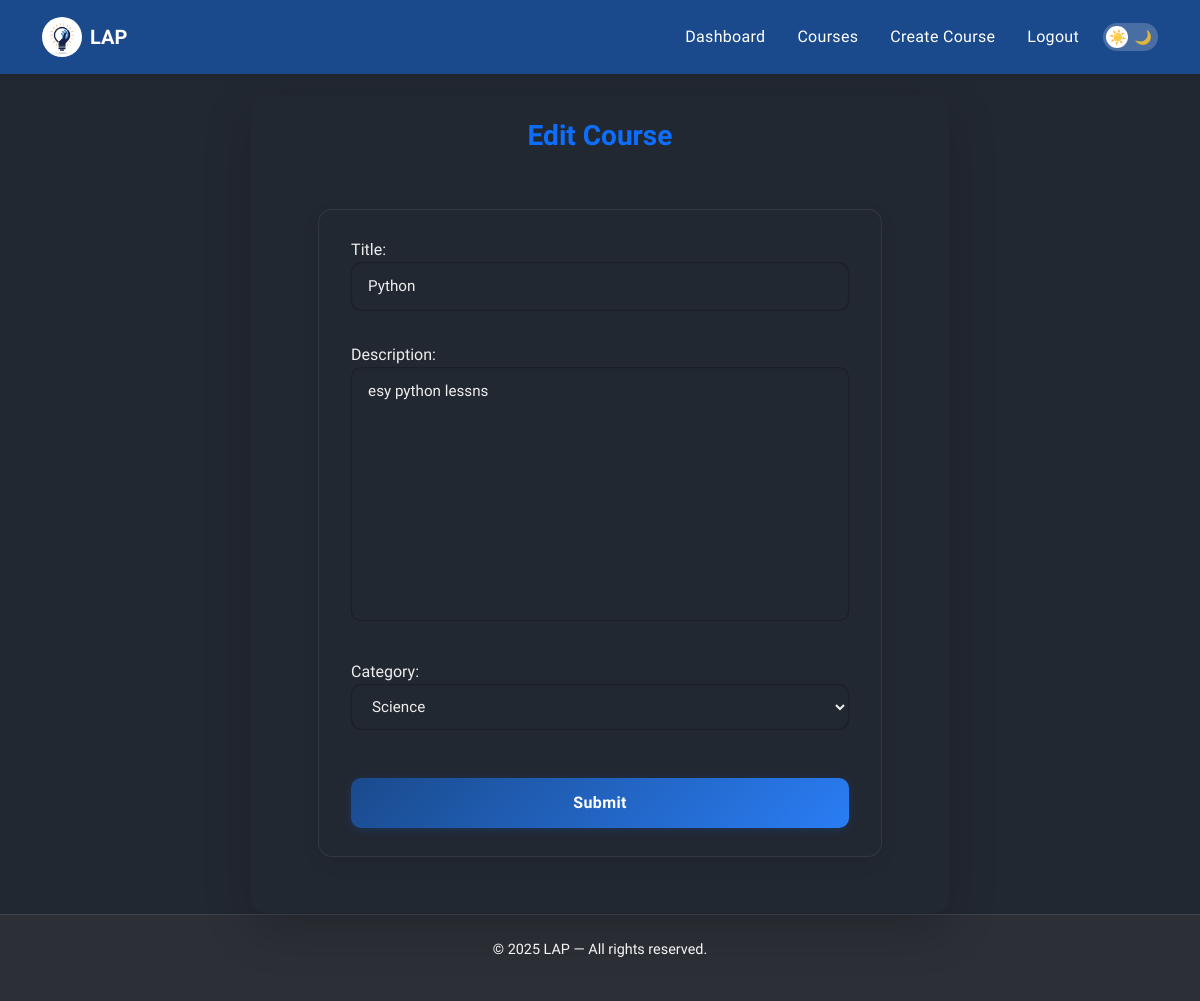
The page /courses/courses/2/edit/ (signed in) on the database as committed earlier.
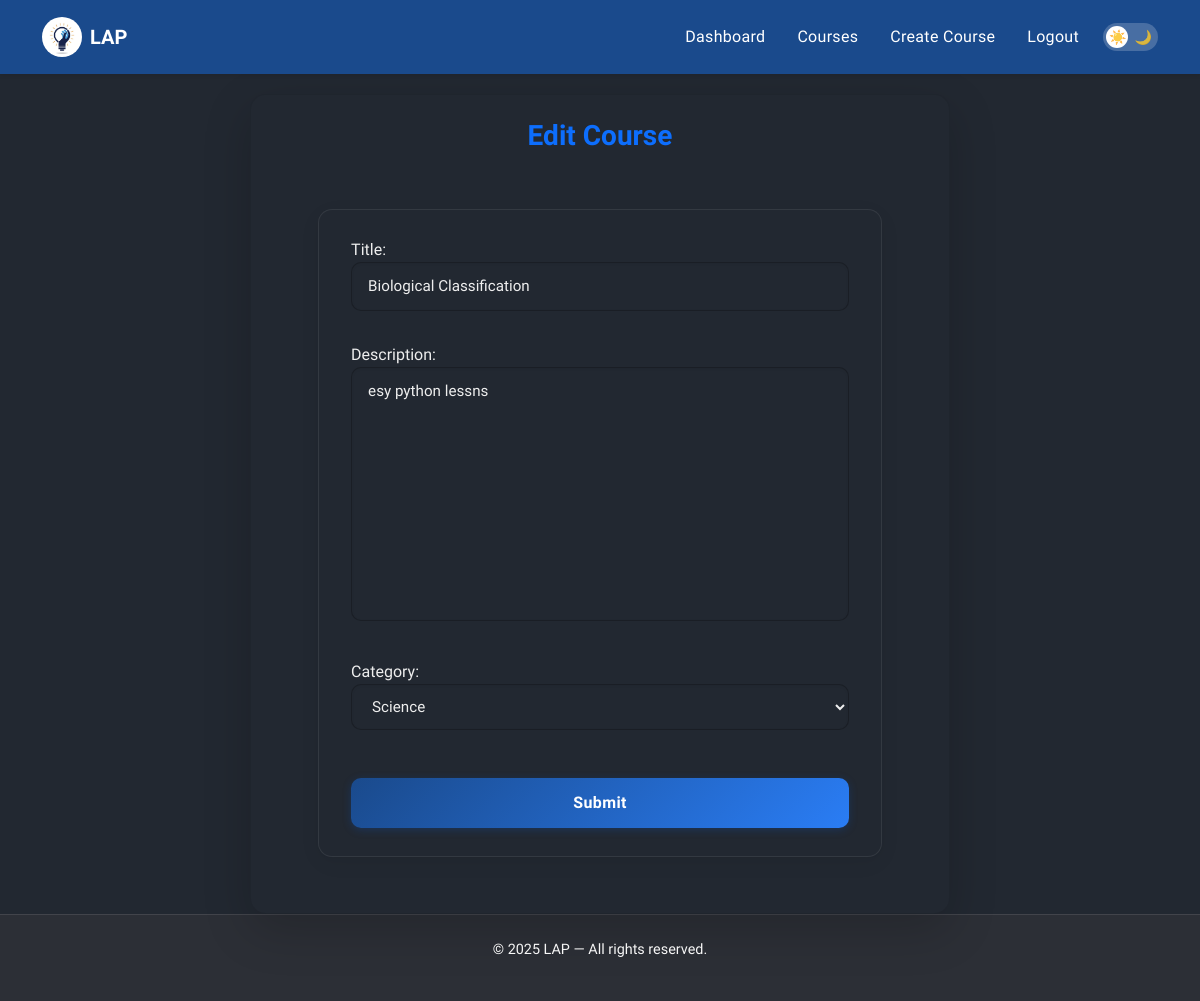
The same page on the database as committed later.
### courses/models.py (models this page shows, shortened)
class Course(models.Model):
    title = models.CharField(max_length=200)
    description = models.TextField()
    category = models.ForeignKey(Category, on_delete=models.SET_NULL, null=True, blank=True)
    created_by = models.ForeignKey(User, on_delete=models.CASCADE)
    created_at = models.DateTimeField(auto_now_add=True)

### courses/views.py (the view)
# urls.py: path('courses/<int:course_id>/edit/', course_views.edit_course, name='edit_course'),
@login_required
def edit_course(request, course_id):
    course = get_object_or_404(Course, id=course_id)
    if request.user != course.created_by:
        return HttpResponseForbidden("Not allowed.")
    if request.method == 'POST':
        form = CourseForm(request.POST, instance=course)
        if form.is_valid():
            form.save()
            return redirect('course_detail', course_id=course.id)
    else:
        form = CourseForm(instance=course)
    return render(request, 'courses/create_course.html', {'form': form, 'page_title': 'Edit Course'})

### courses/forms.py
class CourseForm(forms.ModelForm):
    class Meta:
        model = Course
        fields = ['title', 'description', 'category']

### courses/context_processors.py (called while the page is built)
def categories(request):
    return {
        'categories': Category.objects.all()
    }

### courses/models.py (called while the page is built)
    def __str__(self):
        return self.name

### templates/courses/create_course.html (shortened to what this page needs)
{% extends 'base.html' %}
{% block content %}
<div class="form-page d-flex justify-content-center align-items-center">
  <div class="card form-card shadow-lg p-4">
    <h3 class="text-center mb-4 fw-semibold text-primary">
      {{ page_title|default:"Create Course" }}
    </h3>
    <form method="post" class="form-container">
      {{ form.as_p }}
      <button type="submit" class="btn submit-btn w-100 mt-3">Submit</button>
    </form>
  </div>
</div>
{% endblock %}

Rows that differ between the two databases and show on the page:
changed Course "esy python lessns": title "Python" → "Biological Classification"
